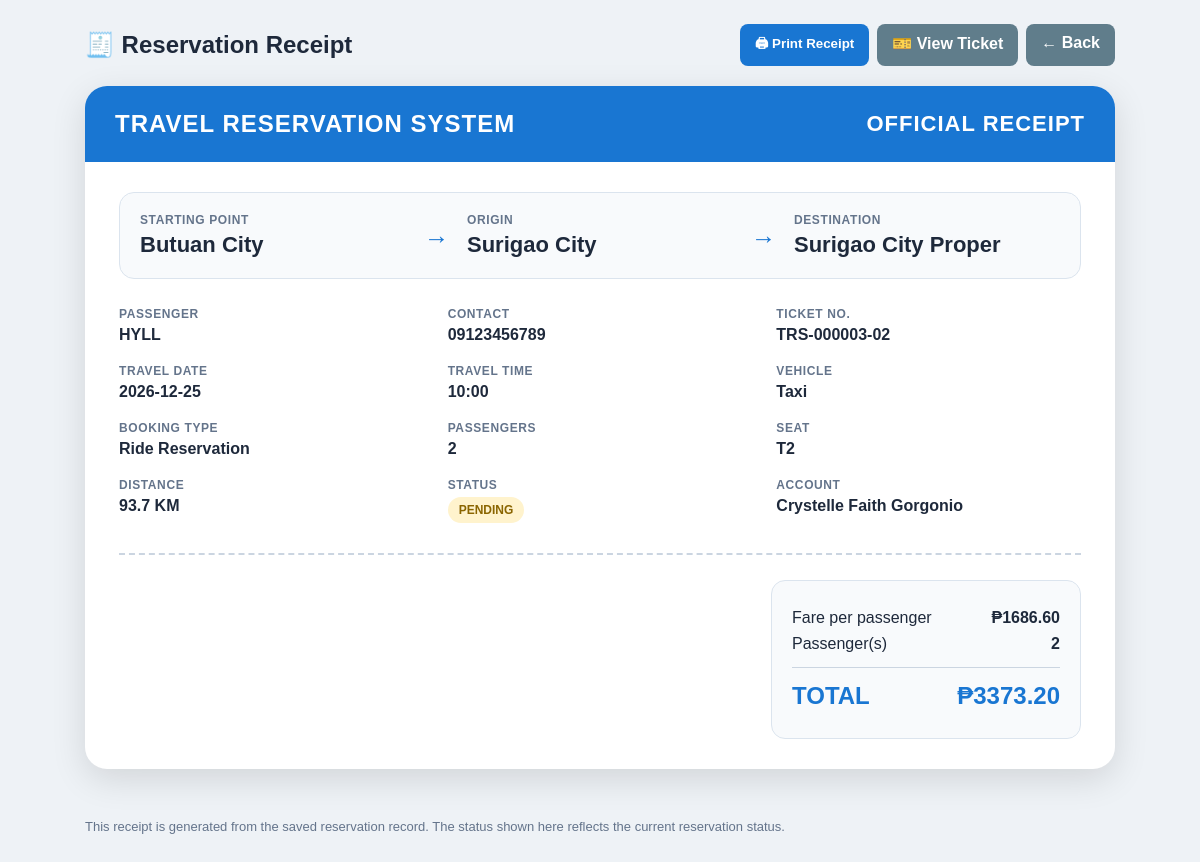
/receipt/TRS-000003-02 (signed in), run on the app's committed database.
### tables this page shows
CREATE TABLE tickets (
            ticket_id INTEGER PRIMARY KEY AUTOINCREMENT,
            reservation_id INTEGER NOT NULL,
            user_id INTEGER NOT NULL,
            passenger_name TEXT NOT NULL,
            contact TEXT NOT NULL,
            starting_location TEXT NOT NULL,
            origin TEXT NOT NULL,
            destination TEXT NOT NULL,
            travel_date TEXT NOT NULL,
            travel_time TEXT NOT NULL,
            vehicle TEXT NOT NULL,
            seat_number TEXT NOT NULL,
            fare REAL DEFAULT 0,
            status TEXT DEFAULT 'Pending',
            booking_type TEXT,
            passengers INTEGER DEFAULT 1,
            ticket_number TEXT UNIQUE NOT NULL,
            FOREIGN KEY (reservation_id)
                REFERENCES reservations(reservation_id),
            FOREIGN KEY (user_id)
                REFERENCES users(user_id)
        );

CREATE TABLE reservations (
            reservation_id INTEGER PRIMARY KEY AUTOINCREMENT,
            user_id INTEGER NOT NULL,
            passenger_name TEXT NOT NULL,
            contact TEXT NOT NULL,
            starting_location TEXT NOT NULL,
            origin TEXT NOT NULL,
            destination TEXT NOT NULL,
            travel_date TEXT NOT NULL,
            travel_time TEXT NOT NULL,
            vehicle TEXT NOT NULL,
            passengers INTEGER NOT NULL,
            distance REAL DEFAULT 0,
            fare REAL DEFAULT 0,
            status TEXT DEFAULT 'Pending', seat_number TEXT DEFAULT '', ticket_number TEXT DEFAULT '', booking_type
            TEXT DEFAULT 'Ride Reservation', passenger_names TEXT,
            FOREIGN KEY (user_id) REFERENCES users(user_id)
        );

CREATE TABLE users (
            user_id INTEGER PRIMARY KEY AUTOINCREMENT,
            full_name TEXT NOT NULL,
            username TEXT UNIQUE NOT NULL,
            password TEXT NOT NULL,
            contact TEXT
        );

### TravelReservationSystem/app.py (the view)
@app.route("/receipt/<ticket_number>")
def view_receipt(ticket_number):
    if "user_id" not in session:
        return redirect(url_for("login"))
    conn = get_db()
    ticket = conn.execute(
        """
        SELECT
            t.*,
            r.distance AS distance,
            u.full_name AS account_name,
            u.username
        FROM tickets t
        JOIN reservations r
            ON t.reservation_id = r.reservation_id
        JOIN users u
            ON t.user_id = u.user_id
        WHERE t.ticket_number = ?
        """,
        (ticket_number,)
    ).fetchone()
    conn.close()
    if not ticket:
        abort(404)
    if session.get("username") != "admin":
        if ticket["user_id"] != session.get("user_id"):
            flash(
                "You can only view your own receipt.",
                "error"
            )
            return redirect(url_for("dashboard"))
    return render_template(
        "receipt.html",
        ticket=ticket
    )

### TravelReservationSystem/app.py (called while the page is built)
def get_db():
    conn = sqlite3.connect(DATABASE, timeout=30)
    conn.row_factory = sqlite3.Row
    return conn

### TravelReservationSystem/templates/receipt.html (shortened to what this page needs)
<!DOCTYPE html>
<html lang="en">
<head>
</head>
<body>
<div class="topbar">
    <h2>🧾 Reservation Receipt</h2>
    <div class="actions">
        <button onclick="window.print()">🖨 Print Receipt</button>
        <a class="btn gray" href="{{ url_for('view_ticket', ticket_number=ticket.ticket_number) }}">
            🎫 View Ticket
        </a>
        <a class="btn gray" href="{{ url_for('dashboard') }}">← Back</a>
    </div>
</div>
<div class="receipt-wrap">
    <div class="receipt">
        <div class="receipt-head">
            <div class="brand">TRAVEL RESERVATION SYSTEM</div>
            <div class="receipt-title">OFFICIAL RECEIPT</div>
        </div>
        <div class="receipt-body">
            <div class="route">
                <div class="place">
                    <small>STARTING POINT</small>
                    <strong>{{ ticket.starting_location }}</strong>
                </div>
                <div class="arrow">→</div>
                <div class="place">
                    <small>ORIGIN</small>
                    <strong>{{ ticket.origin if ticket.origin else '—' }}</strong>
                </div>
                <div class="arrow">→</div>
                <div class="place">
                    <small>DESTINATION</small>
                    <strong>{{ ticket.destination }}</strong>
                </div>
            </div>
            <div class="info-grid">
                <div>
                    <span class="label">PASSENGER</span>
                    <div class="value">{{ ticket.passenger_name }}</div>
                </div>
                <div>
                    <span class="label">CONTACT</span>
                    <div class="value">{{ ticket.contact }}</div>
                </div>
                <div>
                    <span class="label">TICKET NO.</span>
                    <div class="value">{{ ticket.ticket_number }}</div>
                </div>
                <div>
                    <span class="label">TRAVEL DATE</span>
                    <div class="value">{{ ticket.travel_date }}</div>
                </div>
                <div>
                    <span class="label">TRAVEL TIME</span>
                    <div class="value">{{ ticket.travel_time }}</div>
                </div>
                <div>
                    <span class="label">VEHICLE</span>
                    <div class="value">{{ ticket.vehicle }}</div>
                </div>
                <div>
                    <span class="label">BOOKING TYPE</span>
                    <div class="value">{{ ticket.booking_type }}</div>
                </div>
                <div>
                    <span class="label">PASSENGERS</span>
                    <div class="value">{{ ticket.passengers }}</div>
                </div>
                <div>
                    <span class="label">SEAT</span>
                    <div class="value">{{ ticket.seat_number if ticket.seat_number else 'RIDE' }}</div>
                </div>
                <div>
                    <span class="label">DISTANCE</span>
                    <div class="value">{{ '%.1f'|format(ticket.distance|float) }} KM</div>
                </div>
                <div>
                    <span class="label">STATUS</span>
                    <div class="value">
                        <span class="status {{ ticket.status|lower }}">
                            {{ ticket.status|upper }}
                        </span>
                    </div>
                </div>
                <div>
                    <span class="label">ACCOUNT</span>
                    <div class="value">{{ ticket.account_name }}</div>
                </div>
            </div>
            <div class="summary">
                <div class="total-box">
                    <div class="total-row">
                        <span>Fare per passenger</span>
                        <strong>₱{{ '%.2f'|format(ticket.fare|float) }}</strong>
                    </div>
                    <div class="total-row">
                        <span>Passenger(s)</span>
                        <strong>{{ ticket.passengers }}</strong>
                    </div>
                    <div class="total-row total">
                        <span>TOTAL</span>
                        <strong>₱{{ '%.2f'|format((ticket.fare|float) * (ticket.passengers|int)) }}</strong>
                    </div>
                </div>
            </div>
        </div>
    </div>
</div>
<div class="note">
    This receipt is generated from the saved reservation record. The status shown here reflects the current reservation status.
</div>
</body>
</html>

### TravelReservationSystem/templates/receipt.html (style rules this page uses)
* { box-sizing: border-box; }
body { margin: 0; font-family: Arial, sans-serif; background: #eef2f6; color: #1e293b; }
.topbar { max-width: 1050px; margin: 24px auto 0; display: flex; gap: 10px; align-items: center; justify-content: space-between; padding: 0 10px; }
.topbar h2 { margin: 0; }
.actions { display: flex; gap: 8px; flex-wrap: wrap; }
button, a.btn { border: 0; border-radius: 8px; padding: 10px 15px; cursor: pointer; text-decoration: none; font-weight: bold; background: #1976d2; color: white; }
.btn.gray { background: #607d8b; }
.receipt-wrap { max-width: 1050px; margin: 20px auto 50px; padding: 0 10px; }
.receipt { background: white; border-radius: 22px; overflow: hidden; box-shadow: 0 10px 35px rgba(0,0,0,.12); }
.receipt-head { background: #1976d2; color: white; padding: 24px 30px; display: flex; justify-content: space-between; align-items: center; gap: 20px; }
.brand { font-size: 24px; font-weight: 800; letter-spacing: 1px; }
.receipt-title { font-size: 22px; font-weight: 800; letter-spacing: 1px; }
.receipt-body { padding: 30px 34px; }
.route { display: grid; grid-template-columns: 1fr auto 1fr auto 1fr; gap: 18px; align-items: center; padding: 20px; border: 1px solid #dbe4ee; border-radius: 15px; background: #f8fafc; margin-bottom: 28px; }
.route .place { min-width: 0; }
.route small, .label { display: block; color: #64748b; font-size: 12px; font-weight: 700; letter-spacing: .6px; }
.route strong { display: block; font-size: 22px; margin-top: 5px; word-break: break-word; }
.arrow { font-size: 25px; color: #1976d2; }
.info-grid { display: grid; grid-template-columns: repeat(3, 1fr); gap: 20px 24px; }
.value { font-size: 16px; font-weight: 700; margin-top: 5px; word-break: break-word; }
.summary { margin-top: 30px; border-top: 2px dashed #cbd5e1; padding-top: 25px; display: flex; justify-content: flex-end; }
.total-box { min-width: 310px; padding: 20px; border-radius: 14px; background: #f8fafc; border: 1px solid #dbe4ee; }
.total-row { display: flex; justify-content: space-between; gap: 20px; margin: 8px 0; }
.total { margin-top: 14px; padding-top: 14px; border-top: 1px solid #cbd5e1; font-size: 24px; font-weight: 800; color: #1976d2; }
.status { display: inline-block; padding: 6px 11px; border-radius: 999px; font-weight: 800; font-size: 12px; }
.pending { background: #fff3cd; color: #8a6500; }
.note { max-width: 1050px; margin: 0 auto 40px; padding: 0 10px; color: #64748b; font-size: 13px; }

### data on the page
tickets: starting_location "Butuan City", origin "Surigao City", destination "Surigao City Proper", passenger_name "HYLL", contact "09123456789", ticket_number "TRS-000003-02", travel_date "2026-12-25", travel_time "10:00", vehicle "Taxi", booking_type "Ride Reservation", passengers "2", seat_number "T2", status "PENDING", fare "1686.60", (ticket.fare|float)*(ticket.passengers|int) "3373.20"
reservations: distance "93.7"
users: account_name "Crystelle Faith Gorgonio"
